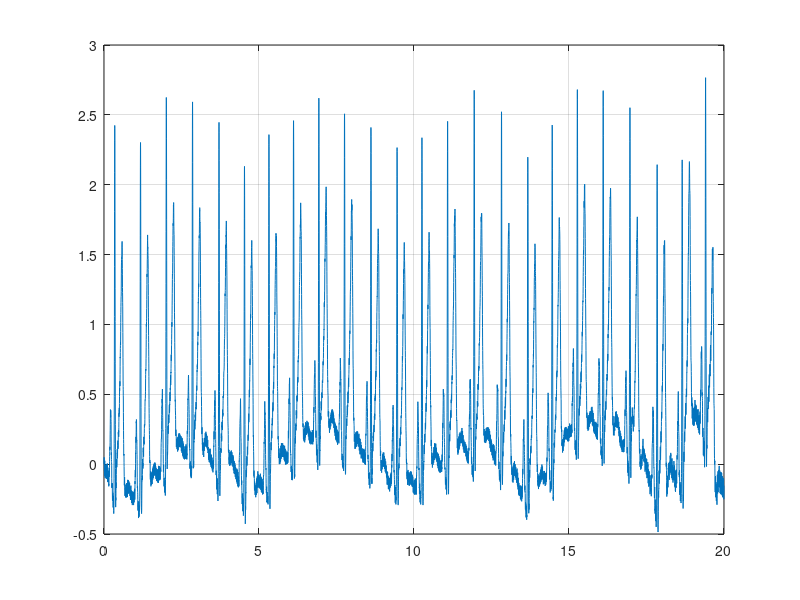

The MATLAB script that drew this image: (Note: this script raises an error after producing the figure.)

load ecg500.dat
sampling_rate = 500;                    % Hertz
sampling_period = 1/sampling_rate;      % Seconds
elapsed_time=sampling_period*(length(ecg500)-1);
time_vector = 0:sampling_period:elapsed_time;


figure('Name', 'Original ECG');
plot(time_vector, ecg500)
grid on;


figure('Name', 'FFT Original ECG');
fftPlot(time_vector,ecg500);

figure('Name', 'Wavelet Filter');
clean_ecg = lineabase(ecg500, 'db7', 1);

figure('Name', 'FFT Filtered ECG');
fftPlot(time_vector,clean_ecg);
